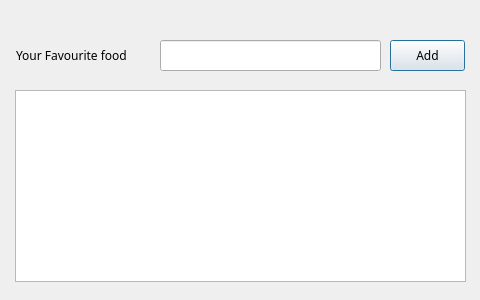
<?xml version="1.0" encoding="UTF-8"?>
<ui version="4.0">
 <class>Dialog</class>
 <widget class="QDialog" name="Dialog">
  <property name="geometry">
   <rect>
    <x>0</x>
    <y>0</y>
    <width>480</width>
    <height>300</height>
   </rect>
  </property>
  <property name="font">
   <font>
    <family>Monaco</family>
    <pointsize>9</pointsize>
    <italic>false</italic>
   </font>
  </property>
  <property name="windowTitle">
   <string>Dialog</string>
  </property>
  <widget class="QLabel" name="label">
   <property name="geometry">
    <rect>
     <x>16</x>
     <y>40</y>
     <width>141</width>
     <height>31</height>
    </rect>
   </property>
   <property name="font">
    <font>
     <family>Monaco</family>
     <pointsize>9</pointsize>
     <italic>false</italic>
    </font>
   </property>
   <property name="text">
    <string>Your Favourite food</string>
   </property>
  </widget>
  <widget class="QLineEdit" name="lineEditFoodItem">
   <property name="geometry">
    <rect>
     <x>160</x>
     <y>40</y>
     <width>221</width>
     <height>31</height>
    </rect>
   </property>
  </widget>
  <widget class="QPushButton" name="pushButtonAdd">
   <property name="geometry">
    <rect>
     <x>390</x>
     <y>40</y>
     <width>75</width>
     <height>31</height>
    </rect>
   </property>
   <property name="text">
    <string>Add</string>
   </property>
  </widget>
  <widget class="QListWidget" name="listWidgetSelectedItems">
   <property name="geometry">
    <rect>
     <x>15</x>
     <y>90</y>
     <width>451</width>
     <height>192</height>
    </rect>
   </property>
  </widget>
 </widget>
 <resources/>
 <connections/>
</ui>
